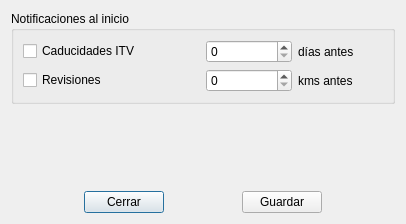
<?xml version="1.0" encoding="UTF-8"?>
<ui version="4.0">
 <class>frm_notification_settings</class>
 <widget class="QDialog" name="frm_notification_settings">
  <property name="geometry">
   <rect>
    <x>0</x>
    <y>0</y>
    <width>406</width>
    <height>224</height>
   </rect>
  </property>
  <property name="windowTitle">
   <string>Configuración de notificaciones</string>
  </property>
  <layout class="QGridLayout" name="gridLayout_2">
   <item row="2" column="0">
    <layout class="QHBoxLayout" name="horizontalLayout">
     <item>
      <spacer name="horizontalSpacer_2">
       <property name="orientation">
        <enum>Qt::Orientation::Horizontal</enum>
       </property>
       <property name="sizeHint" stdset="0">
        <size>
         <width>40</width>
         <height>20</height>
        </size>
       </property>
      </spacer>
     </item>
     <item>
      <widget class="QPushButton" name="btn_close">
       <property name="text">
        <string>Cerrar</string>
       </property>
      </widget>
     </item>
     <item>
      <spacer name="horizontalSpacer">
       <property name="orientation">
        <enum>Qt::Orientation::Horizontal</enum>
       </property>
       <property name="sizeHint" stdset="0">
        <size>
         <width>40</width>
         <height>20</height>
        </size>
       </property>
      </spacer>
     </item>
     <item>
      <widget class="QPushButton" name="btn_save">
       <property name="text">
        <string>Guardar</string>
       </property>
      </widget>
     </item>
     <item>
      <spacer name="horizontalSpacer_3">
       <property name="orientation">
        <enum>Qt::Orientation::Horizontal</enum>
       </property>
       <property name="sizeHint" stdset="0">
        <size>
         <width>40</width>
         <height>20</height>
        </size>
       </property>
      </spacer>
     </item>
    </layout>
   </item>
   <item row="0" column="0">
    <widget class="QGroupBox" name="gbx_notification_settings">
     <property name="title">
      <string>Notificaciones al inicio</string>
     </property>
     <layout class="QGridLayout" name="gridLayout">
      <item row="0" column="0">
       <widget class="QCheckBox" name="chb_itv_expiry">
        <property name="text">
         <string>Caducidades ITV</string>
        </property>
       </widget>
      </item>
      <item row="0" column="1">
       <layout class="QHBoxLayout" name="horizontalLayout_2">
        <item>
         <widget class="QSpinBox" name="sbx_itv_expiry"/>
        </item>
        <item>
         <widget class="QLabel" name="lbl_itv_expiry">
          <property name="text">
           <string>días antes</string>
          </property>
         </widget>
        </item>
       </layout>
      </item>
      <item row="1" column="0">
       <widget class="QCheckBox" name="chb_inspection_kms_expiry">
        <property name="text">
         <string>Revisiones</string>
        </property>
       </widget>
      </item>
      <item row="1" column="1">
       <layout class="QHBoxLayout" name="horizontalLayout_3">
        <item>
         <widget class="QSpinBox" name="sbx_inspection_kms_expiry">
          <property name="maximum">
           <number>999999</number>
          </property>
          <property name="singleStep">
           <number>100</number>
          </property>
         </widget>
        </item>
        <item>
         <widget class="QLabel" name="lbl_inspection_kms_expiry">
          <property name="text">
           <string>kms antes</string>
          </property>
         </widget>
        </item>
       </layout>
      </item>
     </layout>
    </widget>
   </item>
   <item row="1" column="0">
    <spacer name="verticalSpacer">
     <property name="orientation">
      <enum>Qt::Orientation::Vertical</enum>
     </property>
     <property name="sizeHint" stdset="0">
      <size>
       <width>20</width>
       <height>40</height>
      </size>
     </property>
    </spacer>
   </item>
  </layout>
 </widget>
 <resources/>
 <connections/>
</ui>
